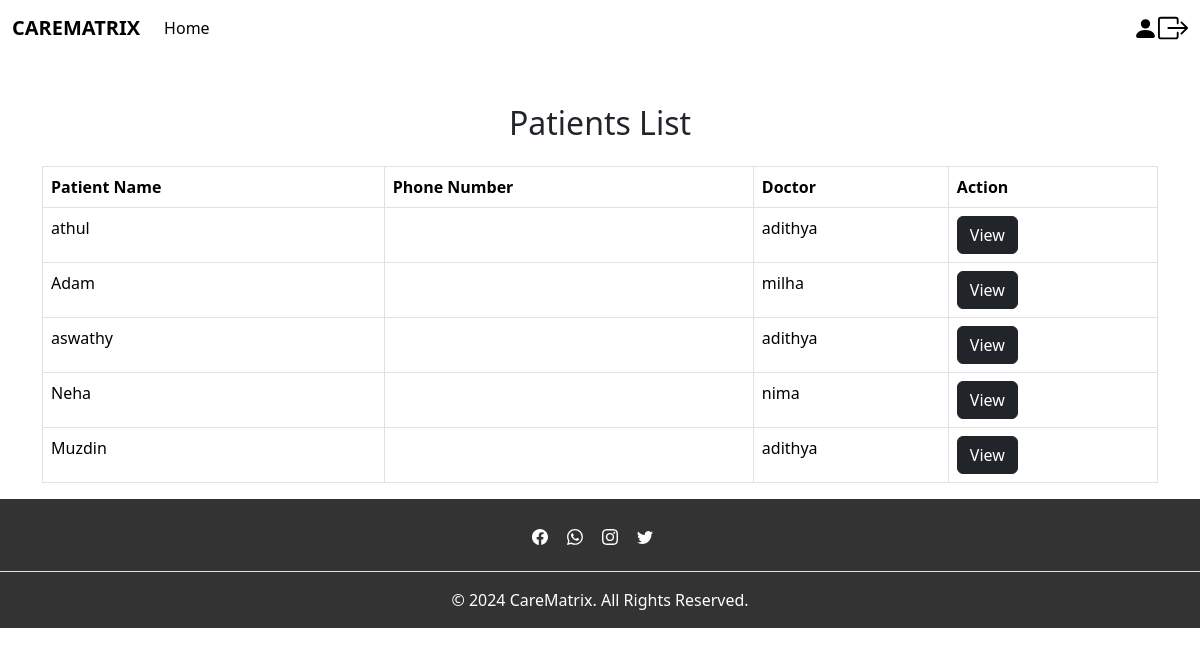
/patients_list, run on an earlier commit of the app's database.
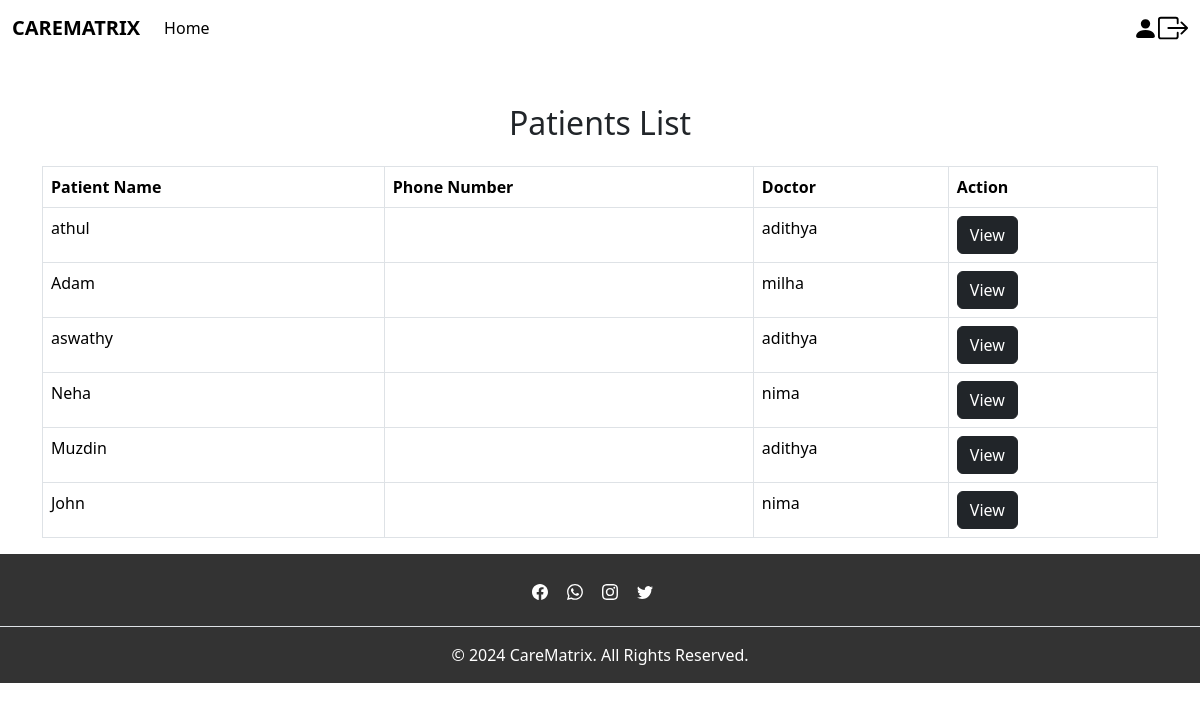
And on a later commit of the database.
### app/models.py (models this page shows)
class PatientConsultation(models.Model):
    doctor = models.ForeignKey(CustomUser, on_delete=models.CASCADE, related_name='consultations_as_doctor')
    user_id = models.ForeignKey(CustomUser,on_delete=models.CASCADE, related_name='consultations_as_patient')
    name = models.CharField(max_length=100)
    age = models.IntegerField(validators=[MinValueValidator(0), MaxValueValidator(120)])
    height = models.IntegerField(null=True, validators=[MinValueValidator(0)])
    weight = models.IntegerField(validators=[MinValueValidator(0)])
    state = models.CharField(max_length=100)
    condition = models.TextField()
    medicine = models.TextField()
    created_at = models.DateTimeField(auto_now_add=True)
    status = models.CharField(null=True,blank=True,max_length=100)
    def __str__(self):
        return self.name

class CustomUser(AbstractUser):
    Phonenumber=models.IntegerField(null=True,blank=True,unique=True)
    Age=models.IntegerField(null=True,blank=True)
    Address=models.CharField(null=True,blank=True,max_length=100)
    DOB=models.DateField(null=True,blank=True)
    usertype=models.CharField(max_length=200)

### app/views.py (the view)
# urls.py: path('patients_list',views.patients_list,name='patients_list'),
def patients_list(request):
    consultation1 = PatientConsultation.objects.all()
    print(consultation1)
    return render(request, 'admin/patients_list.html', {'consultation': consultation1})

### template/admin/patients_list.html (shortened to what this page needs)
{% extends 'admin/base_admin.html' %}
{% block content %}
<div class="container mt-5">
    <h2 class="text-center mb-4">Patients List</h2>
    <table class="table table-bordered table-hover">
        <thead class="thead-dark">
            <tr>
                <th>Patient Name</th>
                <th>Phone Number</th>
                <th>Doctor</th>
                <th>Action</th>
            </tr>
        </thead>
        <tbody>
            {% for i in consultation %}
            <tr>
                <td>{{ i.name }}</td>
                <td>{{ i.phone }}</td>
                <td>{{ i.doctor.username }}</td>
                <td>
                    <button type="submit" class="btn btn-dark"><a href="{% url 'patient_details' %}">View</a></button>
                </td>
            </tr>
            {% endfor %}
        </tbody>
    </table>
</div>
{% endblock %}

What changed in the data, as far as the page shows it:
added PatientConsultation: name "John", doctor.username "nima"
